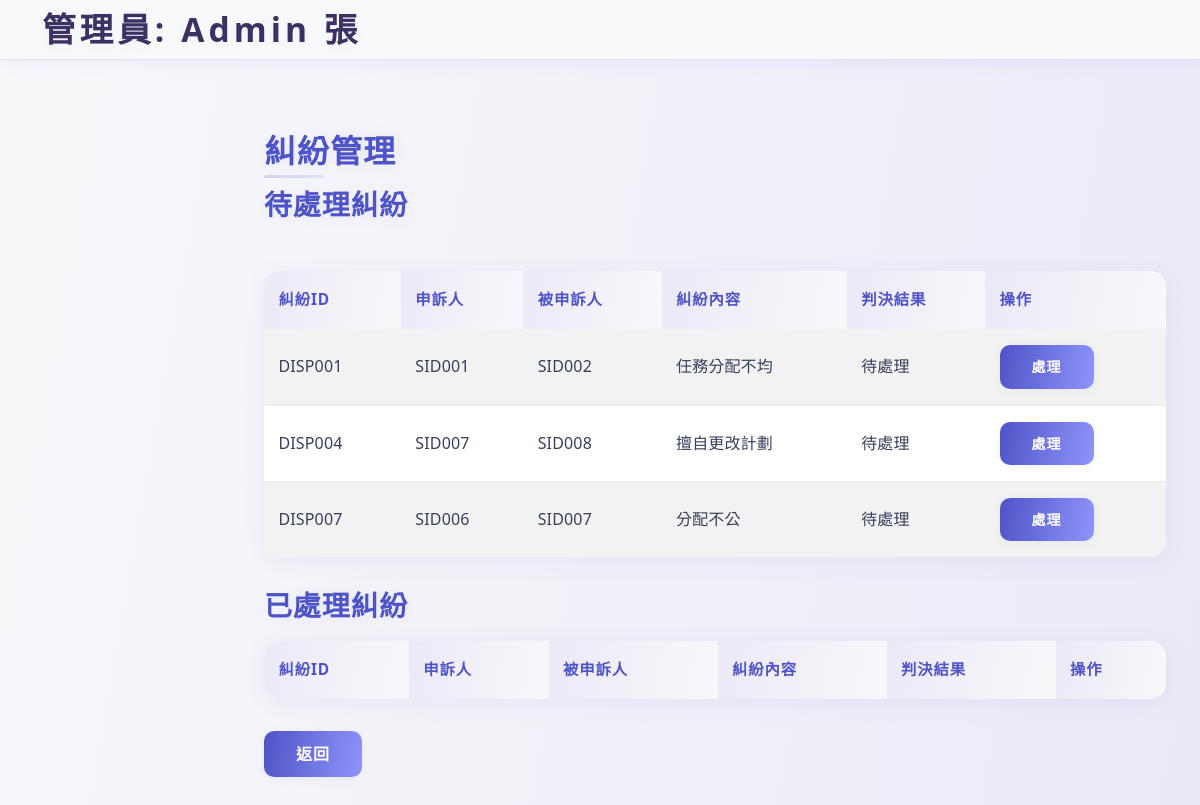
The page /manage_disputes.php (signed in) on the database its author committed.
### tables this page shows
CREATE TABLE `teamdispute` (
  `DisputeID` varchar(50) NOT NULL,
  `ComplainantID` varchar(50) NOT NULL,
  `RespondentID` varchar(50) NOT NULL,
  `DisputeDetails` text NOT NULL,
  `HandlerID` varchar(50) NOT NULL
);

### src/manage_disputes.php (the view, shortened to what this page needs)
<?php
require 'db_connect.php';
?>
<!DOCTYPE html>
<html lang="zh-TW">
<head>
    <link href="https://cdn.jsdelivr.net/npm/bootstrap@5.3.3/dist/css/bootstrap.min.css" rel="stylesheet">
    <link href="assets/css/style.css" rel="stylesheet">
</head>
<body>
    <nav class="navbar navbar-light bg-light">
        <div class="container">
            <a class="navbar-brand" href="#">管理員: <?php echo htmlspecialchars($_SESSION['user_name']); ?></a>
        </div>
    </nav>
    <div class="container mt-4">
        <div class="row">
            <main class="col-md-10 px-4">
                <h2>糾紛管理</h2>
                <table class="table table-striped">
                    <tbody>
                        <?php
                        $stmt = $pdo->prepare("SELECT DisputeID, ComplainantID, RespondentID, DisputeDetails, Decision FROM TeamDispute WHERE HandlerID = ?");
                        $stmt->execute([$_SESSION['user_id']]);
                        $processed = [];
                        $pending = [];
                        while ($row = $stmt->fetch(PDO::FETCH_ASSOC)) {
                            if (empty($row['Decision'])) {
                                $pending[] = $row;
                            } else {
                                $processed[] = $row;
                            }
                        }
                        ?>
                        <h3>待處理糾紛</h3>
                        <table class="table table-striped">
                            <thead>
                                <tr>
                                    <th>糾紛ID</th>
                                    <th>申訴人</th>
                                    <th>被申訴人</th>
                                    <th>糾紛內容</th>
                                    <th>判決結果</th>
                                    <th>操作</th>
                                </tr>
                            </thead>
                            <tbody>
                                <?php foreach ($pending as $row): ?>
                                <tr>
                                    <td><?php echo htmlspecialchars($row['DisputeID']); ?></td>
                                    <td><?php echo htmlspecialchars($row['ComplainantID']); ?></td>
                                    <td><?php echo htmlspecialchars($row['RespondentID']); ?></td>
                                    <td><?php echo htmlspecialchars($row['DisputeDetails']); ?></td>
                                    <td>待處理</td>
                                    <td>
                                        <button class="btn btn-sm btn-primary" data-bs-toggle="modal" data-bs-target="#handleModal"
                                            data-disputeid="<?php echo htmlspecialchars($row['DisputeID']); ?>">處理</button>
                                    </td>
                                </tr>
                                <?php endforeach; ?>
                            </tbody>
                        </table>
                        <h3>已處理糾紛</h3>
                        <table class="table table-striped">
                            <thead>
                                <tr>
                                    <th>糾紛ID</th>
                                    <th>申訴人</th>
                                    <th>被申訴人</th>
                                    <th>糾紛內容</th>
                                    <th>判決結果</th>
                                    <th>操作</th>
                                </tr>
                            </thead>
                        </table>
                    </tbody>
                </table>
                <a href="admin.php" class="btn btn-secondary">返回</a>
            </main>
        </div>
    </div>
</body>
</html>

### assets/css/style.css (style rules this page uses)
:root { --primary-gradient: linear-gradient(100deg, #4e54c8 0%, #8f94fb 100%); --success-gradient: linear-gradient(90deg, #43cea2 0%, #185a9d 100%); --danger-gradient: linear-gradient(90deg, #ff6a6a 0%, #be93c5 100%); --sidebar-gradient: linear-gradient(145deg, #f7f8fa 0%, #ece9f7 100%); --glass-bg: rgba(255, 255, 255, 0.7); --glass-border: rgba(142, 148, 251, 0.08); --shadow-soft: 0 4px 24px rgba(79, 84, 200, 0.07); --shadow-hover: 0 10px 28px rgba(79, 84, 200, 0.13); --navbar-height: 60px; --sidebar-width: 210px; --heading-shadow: 0 2px 16px rgba(142, 148, 251, 0.10); --text-muted: #8b95b6; --border-radius: 16px; --border-radius-lg: 22px; --card-border: 1px solid rgba(142, 148, 251, 0.10); --input-border: 1px solid #e0e4f7; }
* { box-sizing: border-box; }
body { padding-top: var(--navbar-height); font-family: 'Noto Sans JP', 'Segoe UI', 'Inter', Arial, sans-serif; background: linear-gradient(100deg, #f7f8fa 0%, #ece9f7 100%); background-attachment: fixed; line-height: 1.7; color: #373f5b; letter-spacing: 0.01em; min-height: 100vh; }
.navbar { position: fixed; top: 0; left: 0; right: 0; width: 100vw; height: var(--navbar-height); z-index: 1050; background: var(--glass-bg); border-bottom: 1px solid #e0e4f7; box-shadow: 0 2px 18px rgba(142, 148, 251, 0.11); backdrop-filter: blur(10px); display: flex; align-items: center; transition: background 0.3s; }
main.col-md-10 { margin-left: var(--sidebar-width); padding: 3rem 2.5rem 2rem 2.5rem; min-height: calc(100vh - var(--navbar-height)); background: none; transition: margin-left 0.2s, padding 0.2s; }
.btn { border-radius: 10px; font-weight: 700; padding: 0.7rem 2rem; font-family: inherit; text-transform: uppercase; letter-spacing: 1px; border: none; position: relative; background: var(--primary-gradient); color: #fff; box-shadow: 0 2px 8px #8f94fb1a; transition: background 0.18s, box-shadow 0.18s, transform 0.09s; }
.btn-primary { background: var(--primary-gradient); }
.table { border-radius: var(--border-radius); border: none; margin-bottom: 2rem; background: #fff; box-shadow: var(--shadow-soft); overflow: hidden; }
.table thead th { background: linear-gradient(100deg, #ece9f7 0%, #f7f8fa 100%); border: none; font-weight: 700; color: #4e54c8; padding: 1rem 0.9rem; font-size: 0.96rem; text-transform: uppercase; letter-spacing: 0.06em; }
.table tbody td { border: none; border-bottom: 1px solid #ece9f7; padding: 1rem 0.9rem; vertical-align: middle; color: #373f5b; }
.table tbody tr:last-child td { border-bottom: none; }
h1, h2, h3, h4, h5, h6 { color: #4e54c8; font-family: inherit; font-weight: 900; margin-bottom: 1.1rem; text-shadow: var(--heading-shadow); letter-spacing: 0.03em; position: relative; }
h1::after, h2::after { content: ''; position: absolute; left: 0; bottom: -8px; width: 60px; height: 3px; background: var(--primary-gradient); border-radius: 2px; opacity: 0.2; }
.btn { position: relative; overflow: hidden; }
.btn::after { content: ''; position: absolute; left: 50%; bottom: 0; width: 0; height: 3px; background: var(--primary-gradient); transition: width 0.25s cubic-bezier(.76,.01,.65,1.02), left 0.25s; }
.card, .table { transition: box-shadow 0.25s cubic-bezier(.68,-0.55,.27,1.55), transform 0.18s; }
:root { --logo-blue: #4e54c8; --logo-blue-dark: #25255b; --logo-purple: #3c3163; }
.navbar-brand { display: flex; flex-direction: column; align-items: flex-start; font-family: 'Noto Serif TC', 'Noto Sans TC', 'Segoe UI', serif; font-weight: 900; font-size: 2.1rem; color: var(--logo-purple); letter-spacing: 0.12em; line-height: 1.08; background: none; text-shadow: 0 2px 12px #8f94fb11; transition: text-shadow 0.18s; padding: 0; }
.navbar-brand, footer p { transition: text-shadow 0.23s, color 0.18s; }

### rows shown on the page
teamdispute: DisputeID "DISP001", ComplainantID "SID001", RespondentID "SID002", DisputeDetails "任務分配不均"
teamdispute: DisputeID "DISP004", ComplainantID "SID007", RespondentID "SID008", DisputeDetails "擅自更改計劃"
teamdispute: DisputeID "DISP007", ComplainantID "SID006", RespondentID "SID007", DisputeDetails "分配不公"

### other values the page prints
$_SESSION['user_name'] "Admin 張"
